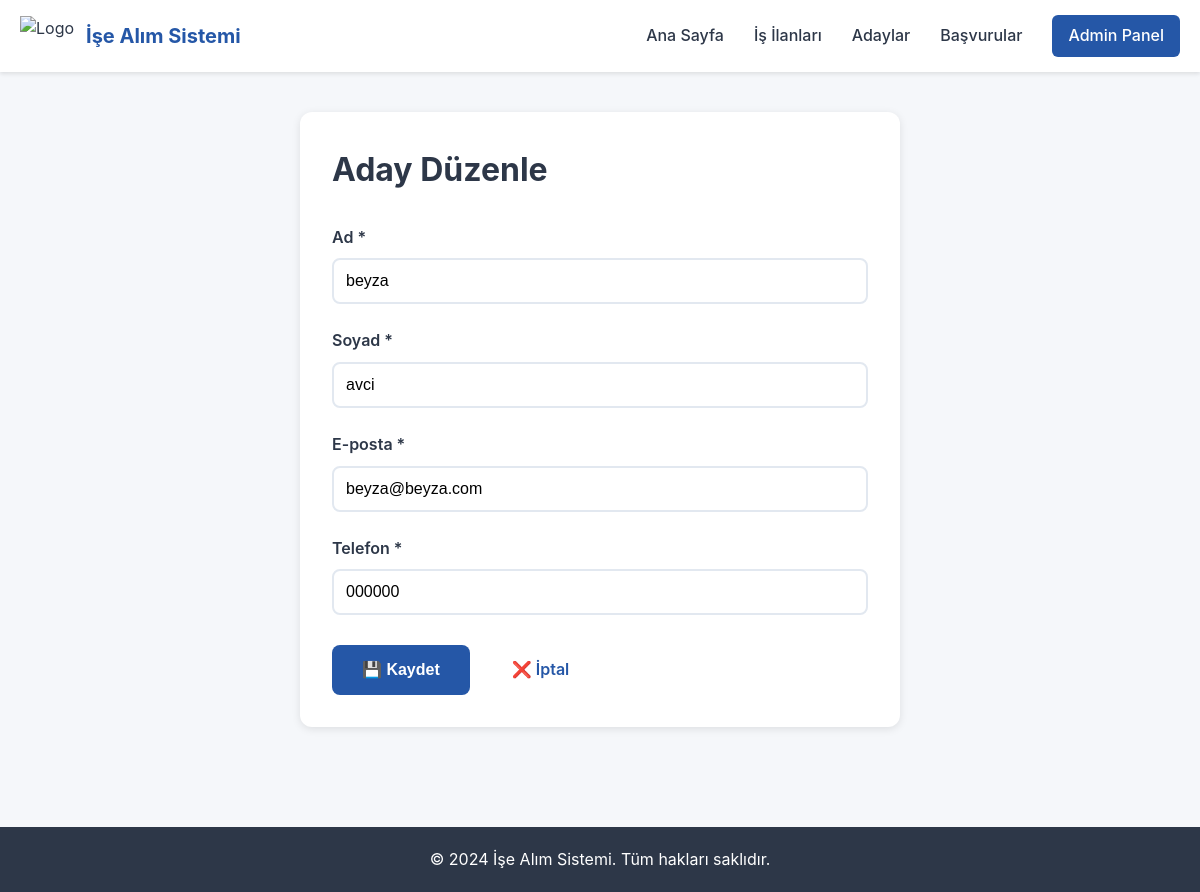
Screenshot of /candidates/1/update/ with the database file from the repository.
### recruitment/models.py (models this page shows, shortened)
class Candidate(models.Model):
    first_name = models.CharField(max_length=100)
    last_name = models.CharField(max_length=100)
    email = models.EmailField()
    phone = models.CharField(max_length=15)

### recruitment/views.py (the view, shortened to what this page needs)
# urls.py: path('candidates/<int:pk>/update/', views.candidate_update, name='candidate_update'),
def candidate_update(request, pk):
    candidate = get_object_or_404(Candidate, pk=pk)
    return render(request, 'candidate_form.html', {'candidate': candidate})

### templates/candidate_form.html (shortened to what this page needs)
{% extends 'base.html' %}
{% block content %}
<div class="container">
    <div class="form-container">
        <h1>{% if candidate %}Aday Düzenle{% else %}Yeni Aday Ekle{% endif %}</h1>
        <form method="POST">
            <div class="form-group">
                <label for="first_name">Ad *</label>
                <input type="text" id="first_name" name="first_name" class="form-control" value="{{ candidate.first_name }}" required>
            </div>
            <div class="form-group">
                <label for="last_name">Soyad *</label>
                <input type="text" id="last_name" name="last_name" class="form-control" value="{{ candidate.last_name }}" required>
            </div>
            <div class="form-group">
                <label for="email">E-posta *</label>
                <input type="text" id="email" name="email" class="form-control" value="{{ candidate.email }}" required>
            </div>
            <div class="form-group">
                <label for="phone">Telefon *</label>
                <input type="text" id="phone" name="phone" class="form-control" value="{{ candidate.phone }}" required>
            </div>
            <div class="form-buttons">
                <button type="submit" class="btn btn-primary">💾 Kaydet</button>
                <a href="{% url 'candidate_list' %}" class="btn btn-secondary">❌ İptal</a>
            </div>
        </form>
    </div>
</div>
{% endblock %}

### static/css/style.css (style rules this page uses)
* { margin: 0; padding: 0; box-sizing: border-box; }
body { font-family: -apple-system, BlinkMacSystemFont, 'Segoe UI', Roboto, Oxygen, Ubuntu, sans-serif; background-color: #f5f7fa; color: #2d3748; line-height: 1.6; }
.container { max-width: 1200px; margin: 0 auto; padding: 0 20px; }
.btn { display: inline-block; padding: 12px 30px; border-radius: 8px; text-decoration: none; font-weight: 600; transition: all 0.3s; border: none; cursor: pointer; font-size: 16px; }
.btn-primary { background-color: #2557a7; color: white; }
.btn-secondary { background-color: white; color: #2557a7; }
.form-container { background: white; border-radius: 12px; padding: 32px; box-shadow: 0 2px 8px rgba(0,0,0,0.1); max-width: 600px; margin: 0 auto; }
.form-container h1 { margin-bottom: 30px; color: #2d3748; }
.form-group { margin-bottom: 24px; }
.form-group label { display: block; margin-bottom: 8px; font-weight: 600; color: #2d3748; }
.form-control { width: 100%; padding: 12px; border: 2px solid #e2e8f0; border-radius: 8px; font-size: 16px; transition: border-color 0.3s; }
.form-buttons { display: flex; gap: 12px; margin-top: 30px; }

### rows the page displays
Candidate: first_name "beyza", last_name "avci", email "beyza@beyza.com", phone "000000"
